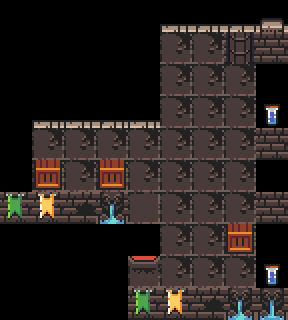

This game map was drawn from its Tiled (.tmx) file and the tilesets committed beside it. A one-line description and the full map source follow:
An orthogonal 9x10 tile map with 32x32 px tiles, 2 tile layers (floor, objects) and 1 object (hero-start).

<map version="1.2" tiledversion="1.2.4" orientation="orthogonal" renderorder="right-down" width="9" height="10" tilewidth="32" tileheight="32" infinite="0" nextlayerid="4" nextobjectid="3">
 <properties>
  <property name="message" value="Gotta get 'em all!" />
 </properties>
 <tileset firstgid="1" source="../maps/dungeon-tileset.tsx" />
 <layer id="1" name="floor" width="9" height="10">
  <data encoding="csv">
0,0,0,0,1,2,3,4,6,
0,0,0,0,11,80,80,80,16,
0,0,0,0,21,80,80,80,26,
1,2,2,3,2,80,80,80,36,
11,80,80,80,80,80,80,80,16,
21,80,80,80,80,80,80,80,26,
41,42,43,44,54,80,80,80,16,
0,0,0,0,21,80,80,80,26,
0,0,0,0,31,80,80,80,36,
0,0,0,0,41,42,43,44,46
</data>
 </layer>
 <layer id="3" name="objects" width="9" height="10">
  <data encoding="csv">
0,0,0,0,0,0,0,0,0,
0,0,0,0,0,0,0,85,0,
0,0,0,0,0,0,0,0,0,
0,0,0,0,0,0,0,0,0,
0,0,0,0,0,0,0,0,0,
0,87,0,87,0,0,0,0,0,
0,0,0,0,0,0,0,50,0,
0,0,0,0,0,0,0,87,0,
0,0,0,0,0,0,0,0,0,
0,0,0,0,0,0,0,0,0
</data>
 </layer>
 <objectgroup id="2" name="markers">
  <object id="1" name="hero-start" x="208.263" y="149.406">
   <point />
  </object>
 </objectgroup>
</map>